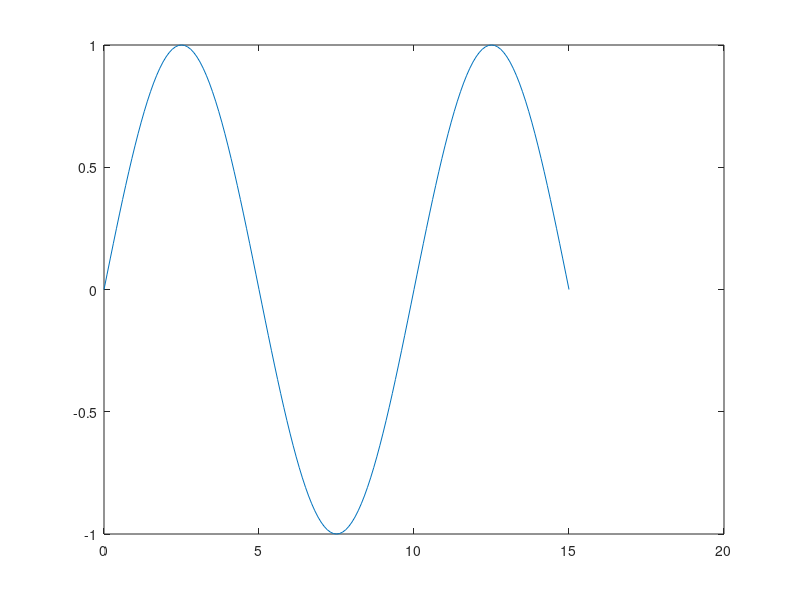

Write the MATLAB code that produced this figure. (Note: this script raises an error after producing the figure.)
%Mohamed Assaker 46-1370  T7
%Reem Osama      46-0688  T7
%Waad Mohamed    46-5078  T7
%Mohamed Samir   46-17946 T4

clc
clear all
close all

t = 0:0.1:15;
x = sin(0.2*pi*t);

%sampling
plot(t,x); hold on
xs = x(1:2:end);

%Quantizer
L = 16;
a = max(x);
delta1 = 2*a/L;
Xs = -a:delta1:a;
Xq = -a+delta1/2:delta1:a-delta1/2;
quantized = zeros(1,length(xs));
quantized_levels = zeros(1,length(quantized));

for i = 1 : length(xs)
     for j = 1 : length(Xs)
         if(xs(i)>Xs(j) && xs(i)<Xs(j+1))
             quantized(i) = Xq(j);
             quantized_levels(i) = find(Xq==quantized(i));
         end
     end
end   

%Error
Error = quantized-xs;

%Mean of each error for each level
Mean_Error = mean(abs(Error));

%Variance 
Variance_Error = var(Error);

%SQNR
SQNR = power(a,2)/Variance_Error

%Huffman Encoder
lvl = 0:1:L;
P=lvl;
for i = 1:length(lvl)
    n = find(quantized_levels==lvl(i));
    P(i)=length(n)/length(quantized_levels);
end

symbols = (0:L);
[dict,avglen] = huffmandict(symbols,P)
for i = 1:L+1
    samplecode = dict{i,2}
end

comp = huffmanenco(quantized_levels,dict);

%Huffman Decoder
dsig = huffmandeco(comp,dict);
dequantized = zeros(1,length(dsig));
for i=1:length(dsig) 
    m = quantized(find(quantized_levels(i)==dsig));
    dequantized(i) = m(1);
end

plot(t(1:2:end),dequantized)
legend('Input','Output');
title('Input vs Output');

%Calculate the efficiency of your compression code & the compression rate.
msg = dequantized;

%Entropy
norep = unique(msg);
prob = zeros(1,L+1);

for i = 1:length(norep)
    count = 0;
    for j = 1:length(msg)
        if norep(i) == msg(j)
            count = count+1;
        end
    end
    prob(i) = count/length(msg);

end

Entropy = sum(-prob.*log2(prob))
selfinfo = -log2(prob)

%average code length
average_code_length = avglen

%code efficiency
efficiency = Entropy / average_code_length

%compression rate
compression_rate=log2(16)/average_code_length

%To improve the output to reach the input as close as possible we can
% increase sampling rate
% increase number of levels